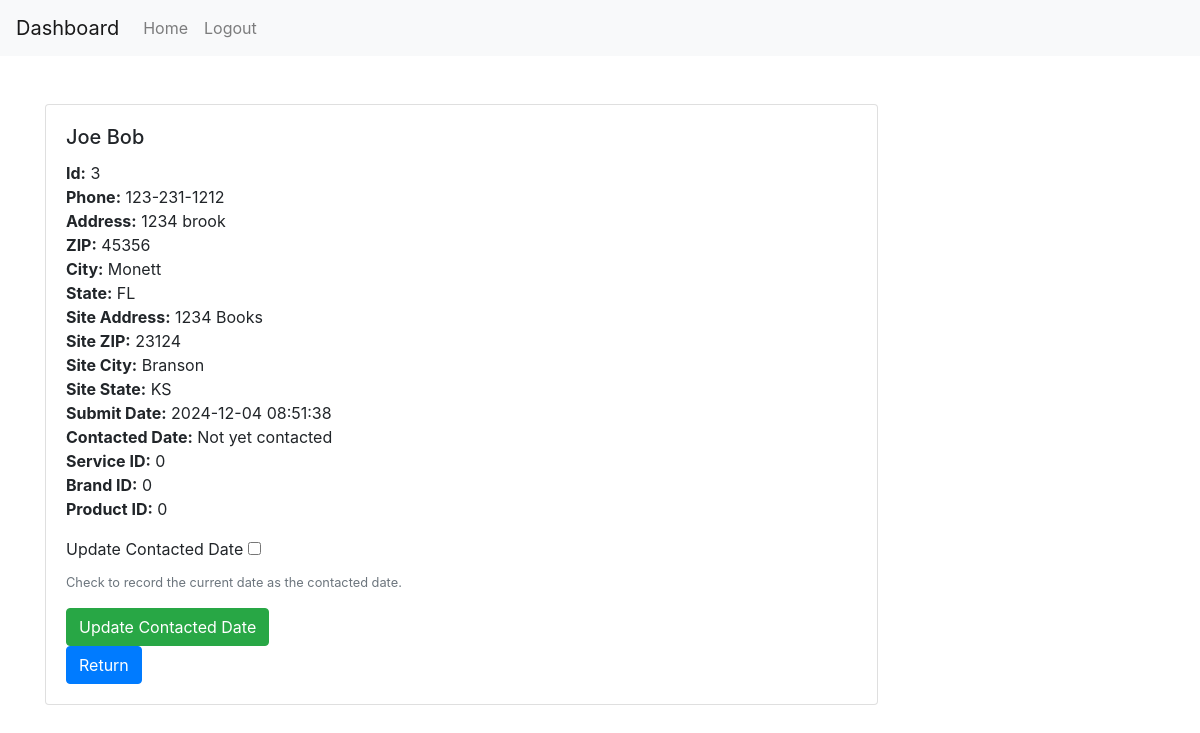
Screenshot of /full_contact.php?contact_id=3 with the database file from the repository.
### tables this page shows
CREATE TABLE `contact` (
  `contact_id` int(11) NOT NULL,
  `contact_first_name` varchar(25) NOT NULL,
  `contact_last_name` varchar(50) NOT NULL,
  `contact_phone` varchar(15) NOT NULL,
  `contact_street` varchar(255) NOT NULL,
  `contact_zip` varchar(18) NOT NULL,
  `contact_city` varchar(50) NOT NULL,
  `contact_state` varchar(2) NOT NULL,
  `contact_site_street` varchar(255) NOT NULL,
  `contact_site_zip` varchar(18) NOT NULL,
  `contact_site_city` varchar(50) NOT NULL,
  `contact_site_state` varchar(2) NOT NULL,
  `contact_submit_date` datetime NOT NULL,
  `contact_contacted_date` datetime DEFAULT NULL,
  `service_id` int(11) DEFAULT NULL,
  `brand_id` int(11) DEFAULT NULL,
  `product_id` int(11) DEFAULT NULL
);

### full_contact.php (the view, shortened to what this page needs)
<?php
$dsn = "mysql:host=localhost;dbname=contact_electric";
$username = "root";
$password = "";
try {
    $db = new PDO($dsn, $username, $password);
    $db->setAttribute(PDO::ATTR_ERRMODE, PDO::ERRMODE_EXCEPTION);
} catch (PDOException $e) {
    echo "Error connecting to the database: " . $e->getMessage();
}
$contact = null;
if (isset($_GET['contact_id'])) {
    $contact_id = $_GET['contact_id'];
    $query = "SELECT * FROM contact WHERE contact_id = :contact_id";
    $stmt = $db->prepare($query);
    $stmt->execute([':contact_id' => $contact_id]);
    $contact = $stmt->fetch(PDO::FETCH_ASSOC);
}
?>
<!DOCTYPE html>
<html lang="en">
<head>
    <link rel="stylesheet" href="https://maxcdn.bootstrapcdn.com/bootstrap/4.5.2/css/bootstrap.min.css">
</head>
<body>
        <nav class="navbar navbar-expand-lg navbar-light bg-light">
        <a class="navbar-brand" href="#">Dashboard</a>
        <div class="collapse navbar-collapse" id="navbarNav">
            <ul class="navbar-nav">
                <li class="nav-item">
                    <a class="nav-link" href="dash.php">Home</a>
                </li>
                <li class="nav-item">
                    <a class="nav-link" href="login.php">Logout</a>
                </li>
            </ul>
        </div>
    </nav>
<div class="container mt-5">
    <div class="card w-75 mb-3">
        <div class="card-body">
            <h5 class="card-title"><?= htmlspecialchars($contact['contact_first_name'] . ' ' . $contact['contact_last_name']); ?></h5>
            <p class="card-text">
                <strong>Id:</strong> <?= htmlspecialchars($contact['contact_id']); ?><br>
                <strong>Phone:</strong> <?= htmlspecialchars($contact['contact_phone']); ?><br>
                <strong>Address:</strong> <?= htmlspecialchars($contact['contact_street']); ?><br>
                <strong>ZIP:</strong> <?= htmlspecialchars($contact['contact_zip']); ?><br>
                <strong>City:</strong> <?= htmlspecialchars($contact['contact_city']); ?><br>
                <strong>State:</strong> <?= htmlspecialchars($contact['contact_state']); ?><br>
                <strong>Site Address:</strong> <?= htmlspecialchars($contact['contact_site_street']); ?><br>
                <strong>Site ZIP:</strong> <?= htmlspecialchars($contact['contact_site_zip']); ?><br>
                <strong>Site City:</strong> <?= htmlspecialchars($contact['contact_site_city']); ?><br>
                <strong>Site State:</strong> <?= htmlspecialchars($contact['contact_site_state']); ?><br>
                <strong>Submit Date:</strong> <?= htmlspecialchars($contact['contact_submit_date']); ?><br>
                <strong>Contacted Date:</strong> <?= htmlspecialchars($contact['contact_contacted_date'] ?? 'Not yet contacted'); ?><br>
                <strong>Service ID:</strong> <?= htmlspecialchars($contact['service_id']); ?><br>
                <strong>Brand ID:</strong> <?= htmlspecialchars($contact['brand_id']); ?><br>
                <strong>Product ID:</strong> <?= htmlspecialchars($contact['product_id']); ?><br>
            </p>
            <form method="POST" action="">
                <div class="form-group">
                    <label for="update_contacted_date">Update Contacted Date</label>
                    <input type="checkbox" name="update_contacted_date" id="update_contacted_date">
                    <small class="form-text text-muted">Check to record the current date as the contacted date.</small>
                </div>
                <button type="submit" class="btn btn-success">Update Contacted Date</button>
            </form>
            <a href="dash.php" class="btn btn-primary">Return</a>
        </div>
    </div>
</div>
</body>
</html>

### rows the page displays
contact: contact_first_name+contact_last_name "Joe Bob", contact_id "3", contact_phone "123-231-1212", contact_street "1234 brook", contact_zip "45356", contact_city "Monett", contact_state "FL", contact_site_street "1234 Books", contact_site_zip "23124", contact_site_city "Branson", contact_site_state "KS", contact_submit_date "2024-12-04 08:51:38", contact_contacted_date "Not yet contacted", service "0", brand "0", product "0"
